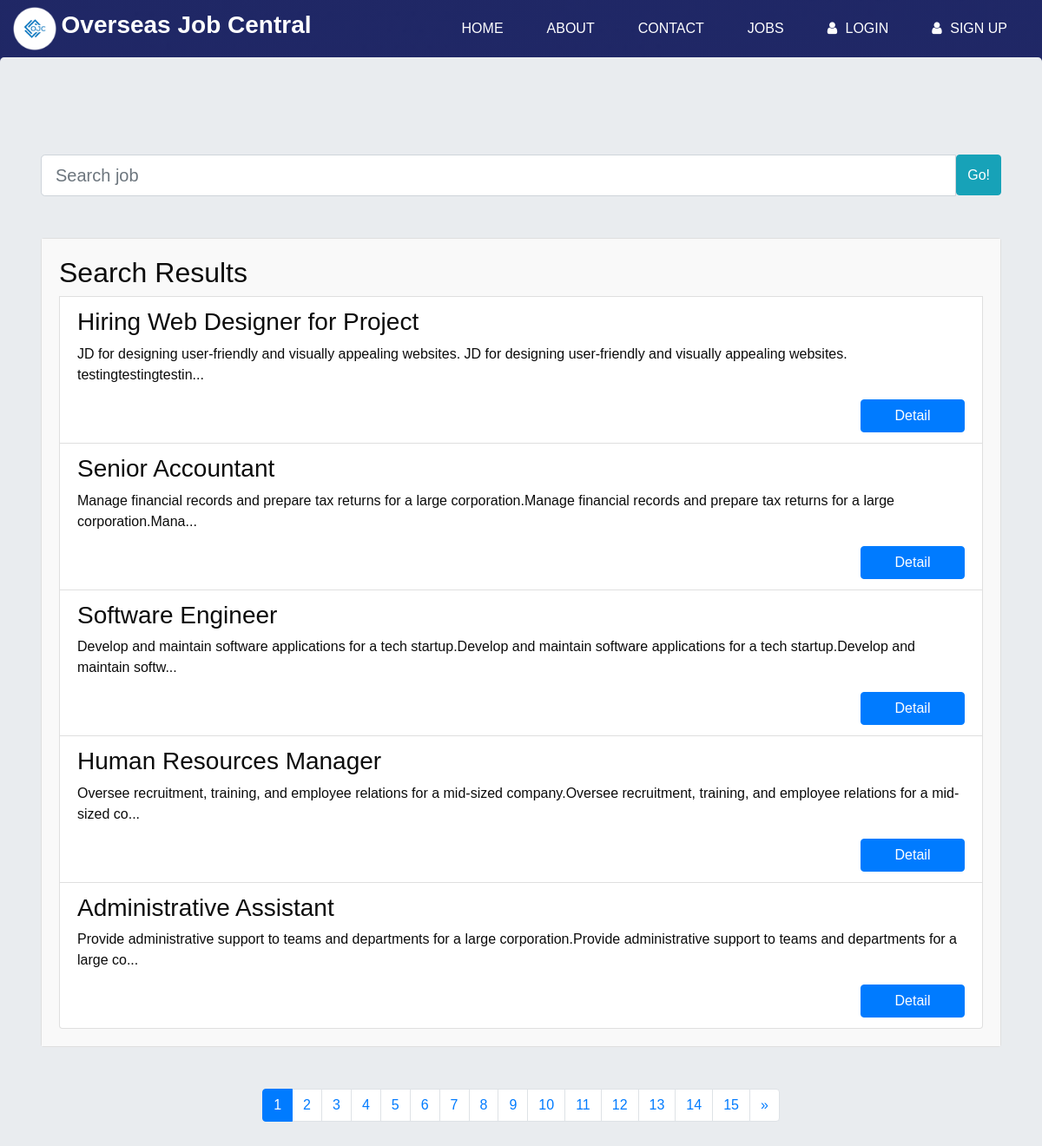
The page /jobs/search.php on the database its author committed.
### tables this page shows
CREATE TABLE `jobs` (
  `id` int(11) NOT NULL,
  `job_title` varchar(100) NOT NULL,
  `job_desc` text NOT NULL,
  `responsibilities` text DEFAULT NULL,
  `experience` text DEFAULT NULL,
  `skills` text DEFAULT NULL,
  `requirements` text DEFAULT NULL,
  `salary` varchar(50) DEFAULT NULL,
  `job_location` varchar(100) NOT NULL,
  `employer` varchar(50) NOT NULL,
  `employer_id` int(100) NOT NULL,
  `status` int(10) DEFAULT NULL,
  `created_at` timestamp NOT NULL DEFAULT current_timestamp(),
  `updated_at` timestamp NULL DEFAULT NULL,
  `deleted_at` timestamp NULL DEFAULT NULL
);

### jobs/search.php (the view, shortened to what this page needs)
<?php
$db = new Database();
$conn = $db->getConnection();
$searchQuery = $_GET['q'];
$limit = 5;
$page = isset($_GET['page']) ? $_GET['page'] : 1;
$offset = ($page - 1) * $limit;
$sql = "SELECT * FROM jobs WHERE id = '$searchQuery' OR job_title LIKE '%$searchQuery%' LIMIT $offset, $limit";
$results = $conn->query($sql);
$sqlTotal = "SELECT COUNT(*) as total FROM jobs WHERE job_title LIKE '%$searchQuery%' ";
$resultTotal = $conn->query($sqlTotal);
$totalRows = $resultTotal->fetch_assoc()['total'];
$totalPages = ceil($totalRows / 5);
?>
<?php include '../components/head.php'; ?>
<body style="  background-image: linear-gradient(to right, #1f2766, #1f2766);">
<?php include '../navbars/nav.php'; ?>
<div class="jumbotron" style="margin-left: 0px;">
<section class="mt-5 mb-5">
  <div class="container">
    <div class="row">
      <div class="col-md-12">
        <div class="input-group input-group-lg">
          <input type="text" id="searchBar" class="form-control" placeholder="Search job"  value="<?php echo $searchQuery; ?>">
          <span class="input-group-btn">
            <button id="searchBtn" type="button" class="btn btn-info" onclick="searchBar()">Go!</button>
          </span>
        </div>
      </div>
    </div>
  </div>
</section>
<section class="container">
  <div class="card">
    <div class="card-body">
      <h2>Search Results</h2>
      <ul class="list-group">
        <?php if ($results->num_rows > 0): ?>
          <?php while ($result = mysqli_fetch_array($results)): ?>
            <a href="detail.php?id=<?= $result['id']; ?>" class="job-listing-link">
            <li class="list-group-item">
                <h3><?= $result['job_title']; ?></h3>
                <p><?= substr($result['job_desc'], 0, 150); ?>...</p>
                <a href="detail.php?id=<?= $result['id']; ?>" class="btn btn-primary btn-jobs">Detail</a>
                </li>
            </a>
          <?php endwhile; ?>
        <?php else: ?>
          <p>No search results found.</p>
        <?php endif; ?>
      </ul>
    </div>
  </div>
</section>
<section class="container mt-5">
  <nav aria-label="Page navigation">
    <ul class="pagination justify-content-center">
      <?php for ($i = 1; $i <= $totalPages; $i++): ?>
        <li class="page-item <?= $page == $i ? 'active' : ''; ?>">
          <a class="page-link" href="?q=<?= $searchQuery; ?>&page=<?= $i; ?>"><?= $i; ?></a>
        </li>
      <?php endfor; ?>
      <?php if ($page < $totalPages): ?>
        <li class="page-item">
          <a class="page-link" href="?q=<?= $searchQuery; ?>&page=<?= $page + 1; ?>" aria-label="Next">
            <span aria-hidden="true">&raquo;</span>
          </a>
        </li>
      <?php endif; ?>
    </ul>
  </nav>
</section>
</div>
</body>
</html>

### assets/css/responsive.css (style rules this page uses)
@media (min-width: 1200px) { .container { max-width: 1170px; } }

### assets/css/style.css (style rules this page uses)
body { font-family: 'Poppins', sans-serif; color: #0c0c0c; background-color: #ffffff; overflow-x: hidden; }
a, a:hover, a:focus { text-decoration: none; }
.btn, .btn:focus { outline: none !important; -webkit-box-shadow: none; box-shadow: none; }
#searchBtn { height: calc(100% - 1px); }
.job-listing-link { display: block; width: 100%; height: 100%; text-decoration: none; color: inherit; }
.btn-jobs { width: 120px; float: right; }
.card-body { background-color: #f9f9f9; }
.card { flex: 1; display: flex; flex-direction: column; }
.card-body { flex: 1; overflow-y: auto; }

### rows shown on the page
jobs: job_title "Hiring Web Designer for Project", job_desc "JD for designing user-friendly and visually appealing websites. JD for designing user-friendly and visually appealing websites. testingtestingtestin"
jobs: job_title "Senior Accountant", job_desc "Manage financial records and prepare tax returns for a large corporation.Manage financial records and prepare tax returns for a large corporation.Mana"
jobs: job_title "Software Engineer", job_desc "Develop and maintain software applications for a tech startup.Develop and maintain software applications for a tech startup.Develop and maintain softw"
jobs: job_title "Human Resources Manager", job_desc "Oversee recruitment, training, and employee relations for a mid-sized company.Oversee recruitment, training, and employee relations for a mid-sized co"
jobs: job_title "Administrative Assistant", job_desc "Provide administrative support to teams and departments for a large corporation.Provide administrative support to teams and departments for a large co"
